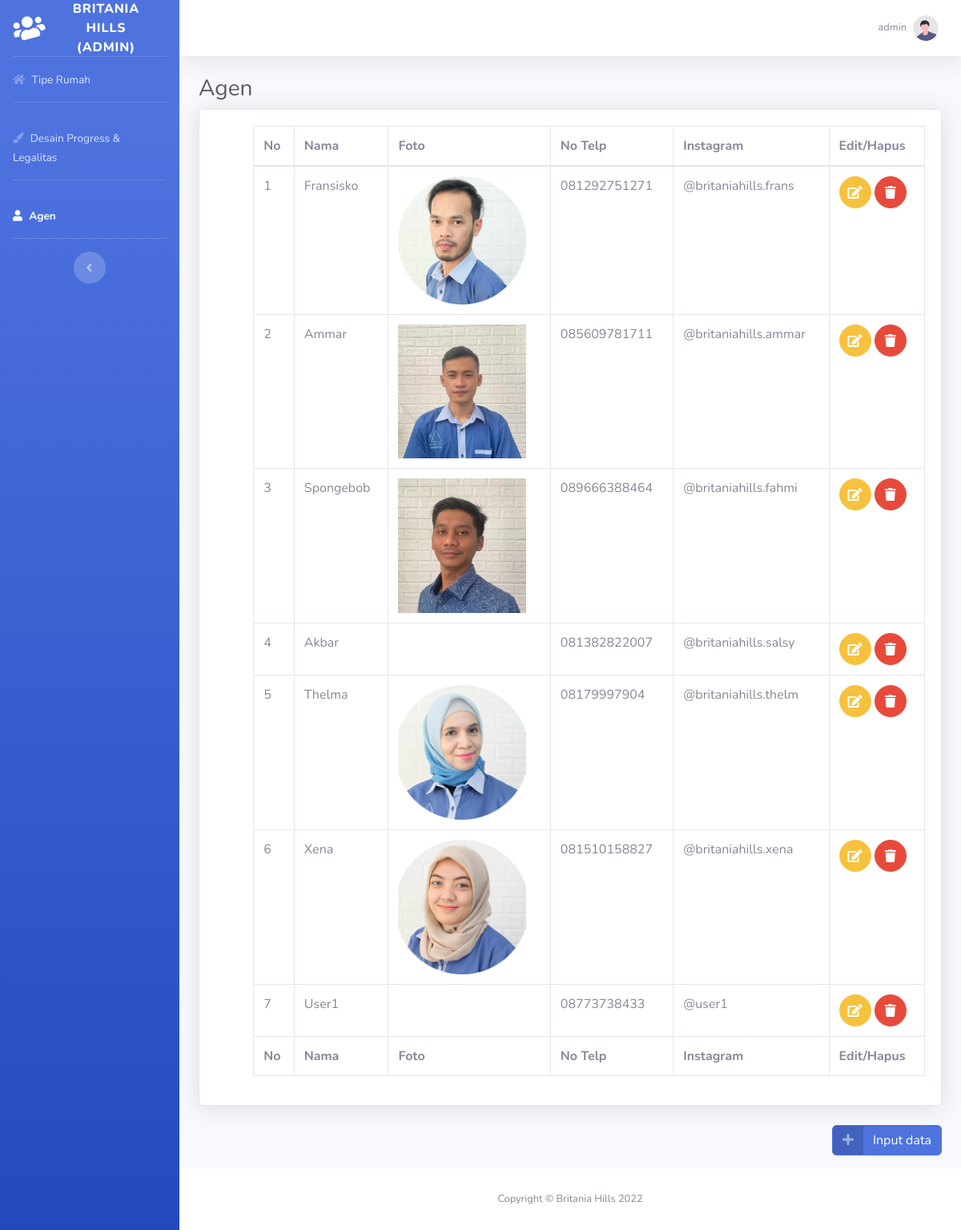
The app's page /admin/agen.php (signed in) with its own data.
### tables this page shows
CREATE TABLE `agen` (
  `id` int(3) NOT NULL,
  `nama` varchar(30) NOT NULL,
  `foto` varchar(30) DEFAULT NULL,
  `no_telp` varchar(15) DEFAULT NULL,
  `instagram` varchar(30) DEFAULT NULL
);

### admin/agen.php (the view, shortened to what this page needs)
<!DOCTYPE html>
<html lang="en">
<?php
include "koneksi.php";
$queryselAgen = "select * from `agen`";
$resultAgen = mysqli_query($koneksi, $queryselAgen);
?>
<head>
    <link href="vendor/fontawesome-free/css/all.min.css" rel="stylesheet" type="text/css">
    <link href="css/sb-admin-2.min.css" rel="stylesheet">
    <link href="vendor/datatables/dataTables.bootstrap4.min.css" rel="stylesheet">
</head>
<body id="page-top">
    <div id="wrapper">
        <ul class="navbar-nav bg-gradient-primary sidebar sidebar-dark accordion" id="accordionSidebar">
            <a class="sidebar-brand d-flex align-items-center justify-content-center" href="tiperumah.php">
                <div class="sidebar-brand-icon rotate-n-15">
                    <i class="fa fa-users" aria-hidden="true"></i>
                </div>
                <div class="sidebar-brand-text mx-3">Britania Hills (Admin)</div>
            </a>
            <hr class="sidebar-divider my-0">
            <li class="nav-item">
                <a class="nav-link" href="tiperumah.php">
                    <i class="fas fa-home"></i>
                    <span>Tipe Rumah</span></a>
            </li>
            <hr class="sidebar-divider">
            <li class="nav-item">
                <a class="nav-link" href="desainprogress.php">
                    <i class="fa fa-paint-brush" aria-hidden="true"></i>
                    <span>Desain Progress & Legalitas</span></a>
            </li>
            <hr class="sidebar-divider">
            <li class="nav-item active">
                <a class="nav-link" href="agen.php">
                    <i class="fa fa-user" aria-hidden="true"></i>
                    <span>Agen</span></a>
            </li>
            <hr class="sidebar-divider">
            <div class="text-center d-none d-md-inline">
                <button class="rounded-circle border-0" id="sidebarToggle"></button>
            </div>
        </ul>
        <div id="content-wrapper" class="d-flex flex-column">
            <div id="content">
                <nav class="navbar navbar-expand navbar-light bg-white topbar mb-4 static-top shadow">
                    <ul class="navbar-nav ml-auto">
                        <li class="nav-item dropdown no-arrow">
                            <a class="nav-link dropdown-toggle" href="#" id="userDropdown" role="button" data-toggle="dropdown" aria-haspopup="true" aria-expanded="false">
                                <span class="mr-2 d-none d-lg-inline text-gray-600 small"><?= $_SESSION["username"] ?></span>
                                <img class="img-profile rounded-circle" src="img/undraw_profile.svg">
                            </a>
                        </li>
                    </ul>
                </nav>
                <div class="container-fluid">
                    <h1 class="h3 mb-2 text-gray-800">Agen</h1>
                    <div class="card shadow mb-4">
                        <div class="card-body">
                            <div class="table-responsive">
                                <table class="table table-bordered" id="dataTable" width="100%" cellspacing="0">
                                    <thead>
                                        <tr>
                                            <th>No</th>
                                            <th>Nama</th>
                                            <th>Foto</th>
                                            <th>No Telp</th>
                                            <th>Instagram</th>
                                            <th>Edit/Hapus</th>
                                        </tr>
                                    </thead>
                                    <tfoot>
                                        <tr>
                                            <th>No</th>
                                            <th>Nama</th>
                                            <th>Foto</th>
                                            <th>No Telp</th>
                                            <th>Instagram</th>
                                            <th>Edit/Hapus</th>
                                        </tr>
                                    </tfoot>
                                    <tbody>
                                        <?php $no = 0; ?>
                                        <?php while ($row = mysqli_fetch_assoc($resultAgen)) :  ?>
                                            <tr>
                                                <?php $no += 1; ?>
                                                <td><?= $no ?></td>
                                                <td><?= $row["nama"] ?></td>
                                                <td><img src="img/agen/<?= $row["foto"] ?>" alt="" class="img-d img-fluid" style="width: 10rem;"></td>
                                                <td><?= $row["no_telp"] ?></td>
                                                <td><?= $row["instagram"] ?></td>
                                                <td>
                                                    <a href="#" class="btn btn-warning btn-circle editbtn" data-toggle="modal" data-foto="<?= $row["foto"]?>">
                                                        <i class="fas fa-edit"></i>
                                                    </a>
                                                    <a href="#" class="btn btn-danger btn-circle deletebtn" data-toggle="modal" >
                                                        <i class="fas fa-trash"></i>
                                                    </a>
                                                </td>
                                            </tr>
                                        <?php endwhile; ?>
                                    </tbody>
                                </table>
                            </div>
                        </div>
                    </div>
                    <a href="#" class="btn btn-primary btn-icon-split float-right" style="margin: 0 0 1rem 0;" data-toggle="modal" data-target="#inputModal">
                        <span class="icon text-white-50">
                            <i class="fa fa-plus" aria-hidden="true"></i>
                        </span>
                        <span class="text">Input data</span>
                    </a>
                </div>
            </div>
            <footer class="sticky-footer bg-white">
                <div class="container my-auto">
                    <div class="copyright text-center my-auto">
                        <span>Copyright &copy; Britania Hills 2022</span>
                    </div>
                </div>
            </footer>
        </div>
    </div>
</body>
</html>

### records on screen
agen: nama "Fransisko", foto (picture), no_telp "081292751271", instagram "@britaniahills.frans"
agen: nama "Ammar", foto (picture), no_telp "085609781711", instagram "@britaniahills.ammar"
agen: nama "Spongebob", foto (picture), no_telp "089666388464", instagram "@britaniahills.fahmi"
agen: nama "Akbar", no_telp "081382822007", instagram "@britaniahills.salsy"
agen: nama "Thelma", foto (picture), no_telp "08179997904", instagram "@britaniahills.thelm"
agen: nama "Xena", foto (picture), no_telp "081510158827", instagram "@britaniahills.xena"
agen: nama "User1", no_telp "08773738433", instagram "@user1"

### other values on screen
$_SESSION["username"] "admin"
